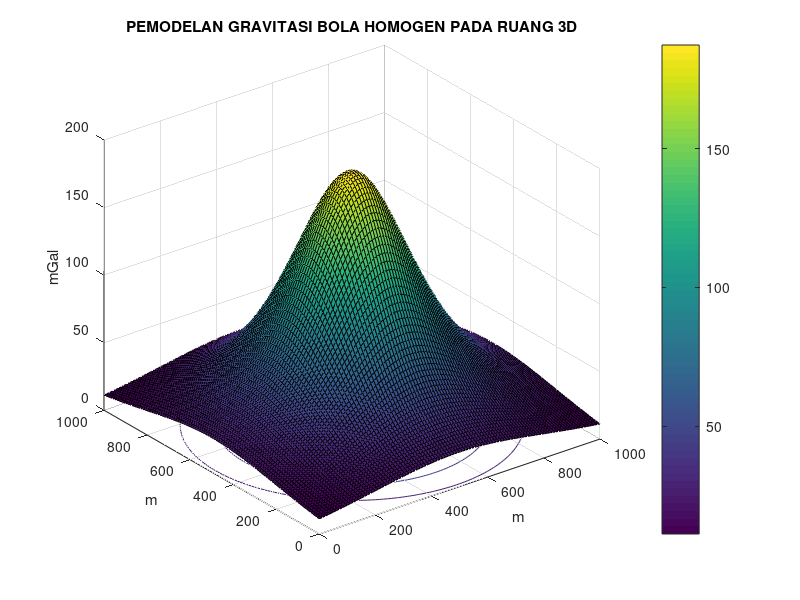

MATLAB code to generate this figure:
clear all; clc;
close all

R = 250; %m
Zc = 300; %m
Xc = 500; %m
p = 3000; %kg/m^3
G = 6.6710.^(-11); %Konstanta Gravitasi
Zi = 0 %Dapat menambahkan Zi dengan asumsi Zi = elevasi untuk menambah kompleksitas
Yc = 500; %m

[Xi,Yi] = meshgrid(0:10:1000, 0:10:1000); %m
Gz = (G*(4/3*pi*R.^3*p*Zc)./(((Xi-Xc).^2+(Yi-Yc).^2+(Zi-Zc).^2).^(3./2)))*10.^5; %satuan mGal

figure
surfc(Xi, Yi, Gz) %Plot permukaan dengan plot kontur di bawahnya
title('PEMODELAN GRAVITASI BOLA HOMOGEN PADA RUANG 3D')
xlabel('m')
ylabel('m')
zlabel('mGal')
grid on
colorbar %color bar sebagai legenda dari warna